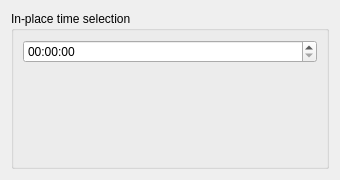
<?xml version="1.0" encoding="UTF-8"?>
<ui version="4.0">
 <class>MainWindow</class>
 <widget class="QWidget" name="MainWindow">
  <property name="geometry">
   <rect>
    <x>0</x>
    <y>0</y>
    <width>340</width>
    <height>180</height>
   </rect>
  </property>
  <property name="windowTitle">
   <string>TimePicker Example</string>
  </property>
  <layout class="QHBoxLayout" name="horizontalLayout">
   <item>
    <widget class="QGroupBox" name="groupBox">
     <property name="title">
      <string>In-place time selection</string>
     </property>
     <layout class="QGridLayout" name="gridLayout">
      <item row="1" column="0">
       <widget class="QSint::TimePicker" name="TimePicker" native="true"/>
      </item>
      <item row="0" column="0">
       <widget class="QTimeEdit" name="TimeEdit"/>
      </item>
     </layout>
    </widget>
   </item>
  </layout>
 </widget>
 <customwidgets>
  <customwidget>
   <class>QSint::TimePicker</class>
   <extends>QWidget</extends>
   <header location="global">QSintWidgets</header>
   <container>1</container>
  </customwidget>
 </customwidgets>
 <resources/>
 <connections/>
</ui>
